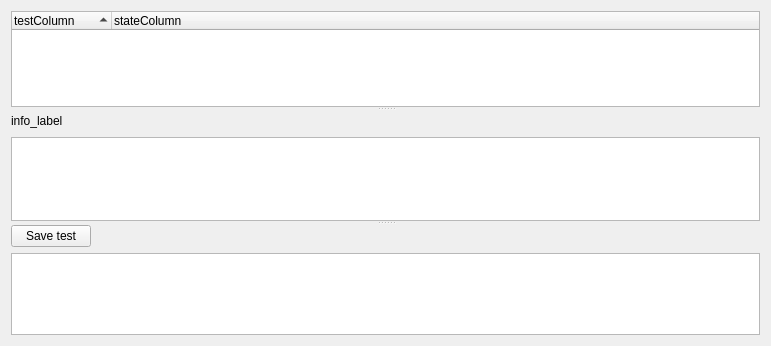
<?xml version="1.0" encoding="UTF-8"?>
<ui version="4.0">
 <class>TestView</class>
 <widget class="QWidget" name="TestView">
  <property name="geometry">
   <rect>
    <x>0</x>
    <y>0</y>
    <width>771</width>
    <height>346</height>
   </rect>
  </property>
  <property name="windowTitle">
   <string>Test Runner</string>
  </property>
  <layout class="QVBoxLayout" name="verticalLayout_3">
   <item>
    <widget class="QSplitter" name="splitter">
     <property name="orientation">
      <enum>Qt::Vertical</enum>
     </property>
     <widget class="QTreeWidget" name="tree">
      <property name="sortingEnabled">
       <bool>true</bool>
      </property>
      <column>
       <property name="text">
        <string>testColumn</string>
       </property>
      </column>
      <column>
       <property name="text">
        <string>stateColumn</string>
       </property>
      </column>
     </widget>
     <widget class="QWidget" name="infoWidget" native="true">
      <layout class="QVBoxLayout" name="verticalLayout_2">
       <property name="leftMargin">
        <number>0</number>
       </property>
       <property name="topMargin">
        <number>0</number>
       </property>
       <property name="rightMargin">
        <number>0</number>
       </property>
       <property name="bottomMargin">
        <number>0</number>
       </property>
       <item>
        <layout class="QHBoxLayout" name="horizontalLayout">
         <item>
          <widget class="QLabel" name="label">
           <property name="enabled">
            <bool>true</bool>
           </property>
           <property name="sizePolicy">
            <sizepolicy hsizetype="Preferred" vsizetype="Preferred">
             <horstretch>0</horstretch>
             <verstretch>0</verstretch>
            </sizepolicy>
           </property>
           <property name="text">
            <string>info_label</string>
           </property>
          </widget>
         </item>
         <item>
          <spacer name="horizontalSpacer">
           <property name="orientation">
            <enum>Qt::Horizontal</enum>
           </property>
           <property name="sizeHint" stdset="0">
            <size>
             <width>40</width>
             <height>20</height>
            </size>
           </property>
          </spacer>
         </item>
        </layout>
       </item>
       <item>
        <widget class="QTextEdit" name="contextInfoEdit"/>
       </item>
      </layout>
     </widget>
     <widget class="QWidget" name="testEditWidget" native="true">
      <layout class="QVBoxLayout" name="verticalLayout">
       <property name="leftMargin">
        <number>0</number>
       </property>
       <property name="topMargin">
        <number>0</number>
       </property>
       <property name="rightMargin">
        <number>0</number>
       </property>
       <property name="bottomMargin">
        <number>0</number>
       </property>
       <item>
        <widget class="QPushButton" name="saveButton">
         <property name="sizePolicy">
          <sizepolicy hsizetype="Fixed" vsizetype="Fixed">
           <horstretch>0</horstretch>
           <verstretch>0</verstretch>
          </sizepolicy>
         </property>
         <property name="text">
          <string>Save test</string>
         </property>
        </widget>
       </item>
       <item>
        <widget class="QTextEdit" name="testEdit"/>
       </item>
      </layout>
     </widget>
    </widget>
   </item>
  </layout>
 </widget>
 <resources/>
 <connections/>
</ui>
